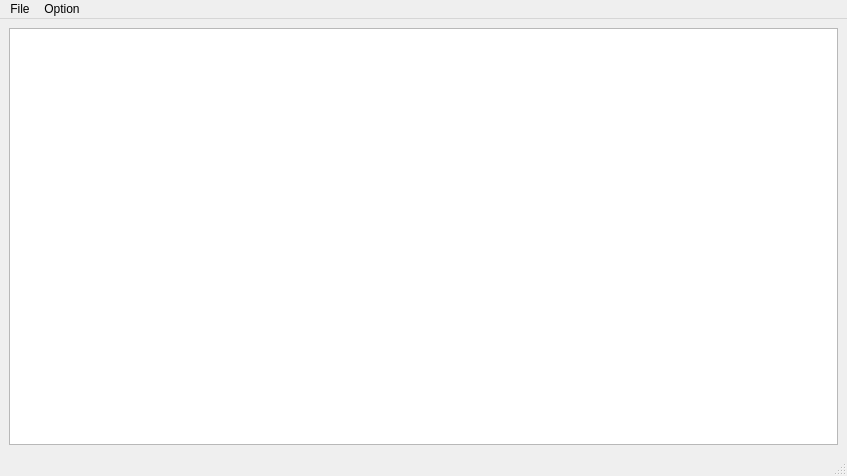
<?xml version="1.0" encoding="UTF-8"?>
<ui version="4.0">
 <class>mainWindow</class>
 <widget class="QMainWindow" name="mainWindow">
  <property name="geometry">
   <rect>
    <x>0</x>
    <y>0</y>
    <width>847</width>
    <height>476</height>
   </rect>
  </property>
  <property name="windowTitle">
   <string>MainWindow</string>
  </property>
  <widget class="QWidget" name="centralwidget">
   <layout class="QGridLayout" name="gridLayout">
    <item row="0" column="0">
     <widget class="QPlainTextEdit" name="plainTextEdit"/>
    </item>
   </layout>
  </widget>
  <widget class="QMenuBar" name="menubar">
   <property name="geometry">
    <rect>
     <x>0</x>
     <y>0</y>
     <width>847</width>
     <height>25</height>
    </rect>
   </property>
   <widget class="QMenu" name="menuFile">
    <property name="title">
     <string>File</string>
    </property>
    <addaction name="actionOpen"/>
    <addaction name="actionSave"/>
    <addaction name="actionClose"/>
   </widget>
   <widget class="QMenu" name="menuOption">
    <property name="title">
     <string>Option</string>
    </property>
    <widget class="QMenu" name="menuFont_Size">
     <property name="title">
      <string>Font Size</string>
     </property>
     <addaction name="action12pt"/>
     <addaction name="action18pt"/>
     <addaction name="action24pt"/>
    </widget>
    <addaction name="menuFont_Size"/>
   </widget>
   <addaction name="menuFile"/>
   <addaction name="menuOption"/>
  </widget>
  <widget class="QStatusBar" name="statusbar"/>
  <action name="actionOpen">
   <property name="text">
    <string>Open</string>
   </property>
  </action>
  <action name="actionSave">
   <property name="text">
    <string>Save</string>
   </property>
  </action>
  <action name="actionClose">
   <property name="text">
    <string>Close</string>
   </property>
  </action>
  <action name="action12pt">
   <property name="text">
    <string>12pt</string>
   </property>
  </action>
  <action name="action18pt">
   <property name="text">
    <string>18pt</string>
   </property>
  </action>
  <action name="action24pt">
   <property name="text">
    <string>24pt</string>
   </property>
  </action>
 </widget>
 <resources/>
 <connections/>
</ui>
